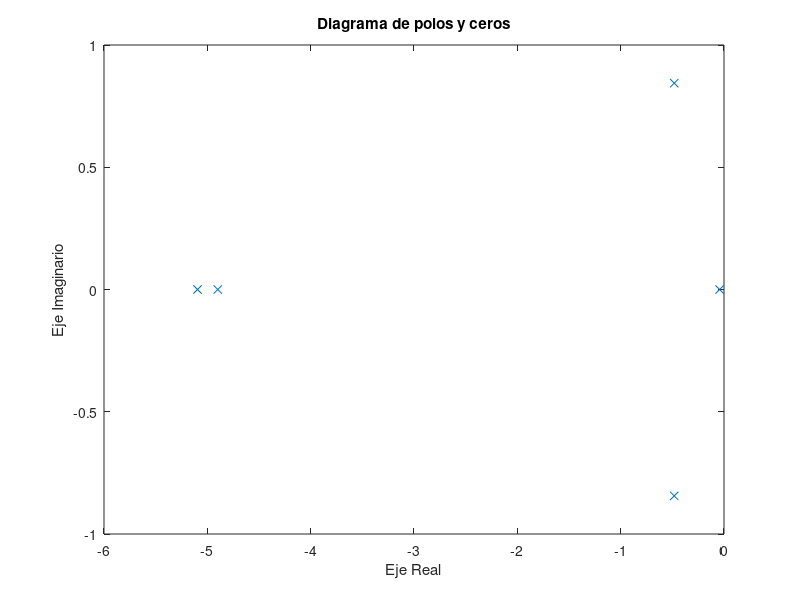

This chart was generated by the following MATLAB code:


s=tf('s');
Kp = 900;
L = 1 / (s * (s^2+s+1) * (s+5)^2 )
sys = 1 / (L+1)

p=pole(sys)
z=zero(sys)

figure
%pzmap(sys)
%plot(z,'o')
%hold on
plot(p,'x')

title('Diagrama de polos y ceros')
%legend('Ceros','Polos', 'Location','northwest')
ylabel('Eje Imaginario')
xlabel('Eje Real')
saveas(gcf, 'img/ej2-1.eps','epsc');

L = 200 / (s * (s^3 + 6*s^2 + 11*s + 6) )
sys = 1 / (L+1)

p=pole(sys)
z=zero(sys)


L = 128 / (s * (s^7 + 3*s^6 + 10*s^5 + 24*s^4 + 48*s^3 + 96*s^2 + 128*s + 192) )
sys = 1 / (L+1)

p=pole(sys)
z=zero(sys)